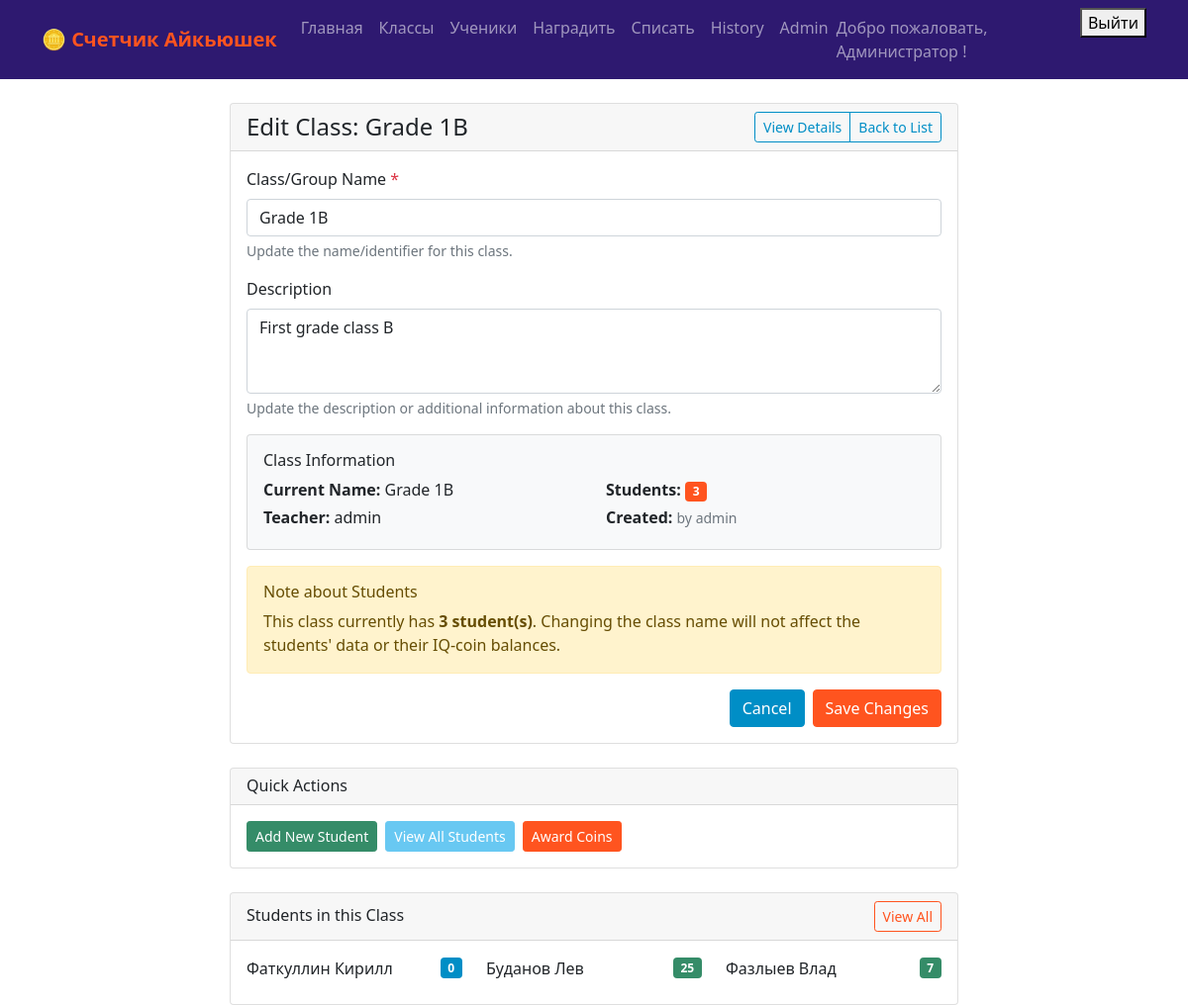
Screenshot of /classes/2/edit/ (signed in) with the database file from the repository.
### iqcoin_app/models.py (models this page shows, shortened)
class UserProfile(models.Model):
    user = models.OneToOneField(User, on_delete=models.CASCADE)
    role = models.CharField(max_length=10, choices=USER_ROLES, default='teacher')
    student = models.ForeignKey('Student', on_delete=models.SET_NULL, null=True, blank=True)
    full_name = models.CharField(max_length=100, blank=True, null=True)

class Class(models.Model):
    group = models.CharField(max_length=50)
    teacher = models.ForeignKey(User, on_delete=models.CASCADE)
    description = models.TextField(blank=True, null=True)

class Student(models.Model):
    name = models.CharField(max_length=100)
    group = models.ForeignKey(Class, on_delete=models.CASCADE)
    balance = models.IntegerField(default=0)
    phone_number = models.CharField(max_length=15, unique=True, blank=True, null=True)
    is_active = models.BooleanField(default=True)

### iqcoin_app/views.py (the view)
# urls.py: path('classes/<int:class_id>/edit/', views.class_edit, name='class_edit'),
@login_required
def class_edit(request, class_id):
    class_obj = get_object_or_404(Class, id=class_id, teacher=request.user)
    if request.method == 'POST':
        form = ClassEditForm(request.POST, instance=class_obj)
        if form.is_valid():
            updated_class = form.save()
            messages.success(request, f'Class "{updated_class.group}" has been updated successfully.')
            return redirect('class_detail', class_id=updated_class.id)
    else:
        form = ClassEditForm(instance=class_obj)
    context = {
        'form': form,
        'class_obj': class_obj,
    }
    return render(request, 'class_edit.html', context)

### iqcoin_app/forms.py
class ClassEditForm(forms.ModelForm):
    class Meta:
        model = Class
        fields = ['group', 'description']
        widgets = {
            'group': forms.TextInput(attrs={'class': 'form-control', 'placeholder': 'Enter class/group name'}),
            'description': forms.Textarea(attrs={'class': 'form-control', 'rows': 3, 'placeholder': 'Optional description'}),
        }
        labels = {
            'group': 'Class/Group Name',
            'description': 'Description',
        }

### iqcoin_app/templates/class_edit.html (shortened to what this page needs)
{% extends 'base.html' %}
{% block content %}
<div class="row justify-content-center">
    <div class="col-md-8">
        <div class="card">
            <div class="card-header d-flex justify-content-between align-items-center">
                <h4 class="mb-0">Edit Class: {{ class_obj.group }}</h4>
                <div class="btn-group btn-group-sm" role="group">
                    <a href="{% url 'class_detail' class_obj.id %}" class="btn btn-outline-secondary">
                         View Details
                    </a>
                    <a href="{% url 'class_list' %}" class="btn btn-outline-secondary">
                         Back to List
                    </a>
                </div>
            </div>
            <div class="card-body">
                <form method="post" novalidate>
                    <div class="mb-3">
                        <label for="{{ form.group.id_for_label }}" class="form-label">
                            {{ form.group.label }} <span class="text-danger">*</span>
                        </label>
                        {{ form.group }}
                        <div class="form-text">
                            Update the name/identifier for this class.
                        </div>
                    </div>
                    <div class="mb-3">
                        <label for="{{ form.description.id_for_label }}" class="form-label">
                            {{ form.description.label }}
                        </label>
                        {{ form.description }}
                        <div class="form-text">
                            Update the description or additional information about this class.
                        </div>
                    </div>
                    <div class="mb-3">
                        <div class="card bg-light">
                            <div class="card-body">
                                <h6 class="card-title">Class Information</h6>
                                <div class="row">
                                    <div class="col-md-6">
                                        <p class="card-text mb-1">
                                            <strong>Current Name:</strong> {{ class_obj.group }}
                                        </p>
                                        <p class="card-text mb-1">
                                            <strong>Teacher:</strong> {{ class_obj.teacher.username }}
                                        </p>
                                    </div>
                                    <div class="col-md-6">
                                        <p class="card-text mb-1">
                                            <strong>Students:</strong>
                                            <span class="badge bg-primary">{{ class_obj.student_set.count }}</span>
                                        </p>
                                        <p class="card-text mb-0">
                                            <strong>Created:</strong>
                                            <small class="text-muted">by {{ class_obj.teacher.username }}</small>
                                        </p>
                                    </div>
                                </div>
                            </div>
                        </div>
                    </div>
                    {% if class_obj.student_set.count > 0 %}
                        <div class="alert alert-warning">
                            <h6 class="alert-heading">
                                 Note about Students
                            </h6>
                            <p class="mb-0">
                                This class currently has <strong>{{ class_obj.student_set.count }} student(s)</strong>.
                                Changing the class name will not affect the students' data or their IQ-coin balances.
                            </p>
                        </div>
                    {% endif %}
                    <div class="d-grid gap-2 d-md-flex justify-content-md-end">
                        <a href="{% url 'class_detail' class_obj.id %}" class="btn btn-secondary">
                            Cancel
                        </a>
                        <button type="submit" class="btn btn-primary">
                             Save Changes
                        </button>
                    </div>
                </form>
            </div>
        </div>
        <div class="card mt-4">
            <div class="card-header">
                <h6 class="mb-0">Quick Actions</h6>
            </div>
            <div class="card-body">
                <div class="d-grid gap-2 d-md-flex">
                    <a href="{% url 'student_create' %}?class={{ class_obj.id }}" class="btn btn-success btn-sm">
                         Add New Student
                    </a>
                    <a href="{% url 'class_detail' class_obj.id %}" class="btn btn-info btn-sm">
                         View All Students
                    </a>
                    {% if class_obj.student_set.count > 0 %}
                        <a href="{% url 'award_coins' %}" class="btn btn-primary btn-sm">
                             Award Coins
                        </a>
                    {% endif %}
                </div>
            </div>
        </div>
        {% if class_obj.student_set.count > 0 %}
            <div class="card mt-4">
                <div class="card-header d-flex justify-content-between align-items-center">
                    <h6 class="mb-0">Students in this Class</h6>
                    <a href="{% url 'class_detail' class_obj.id %}" class="btn btn-outline-primary btn-sm">View All</a>
                </div>
                <div class="card-body">
                    <div class="row">
                        {% for student in class_obj.student_set.all|slice:":6" %}
                            <div class="col-md-4 mb-2">
                                <div class="d-flex justify-content-between align-items-center">
                                    <span>{{ student.name }}</span>
                                    <span class="badge bg-{% if student.balance > 0 %}success{% elif student.balance == 0 %}secondary{% else %}danger{% endif %}">
                                        {{ student.balance }}
                                    </span>
                                </div>
                            </div>
                        {% endfor %}
                    </div>
                </div>
            </div>
        {% endif %}
    </div>
</div>
{% endblock %}

### iqcoin_app/templates/base.html (shortened to what this page needs)
<!DOCTYPE html>
<html lang="en">
<head>
    <link href="https://cdn.jsdelivr.net/npm/bootstrap@5.1.3/dist/css/bootstrap.min.css" rel="stylesheet">
</head>
<body>
    <nav class="navbar navbar-expand-lg navbar-dark bg-primary">
        <div class="container">
            <a class="navbar-brand" href="{% url 'home' %}">🪙 Счетчик Айкьюшек</a>
            {% if user.is_authenticated %}
            <div class="navbar-nav ms-auto">
                <a class="nav-link" href="{% url 'home' %}">Главная</a>
                <a class="nav-link" href="{% url 'class_list' %}">Классы</a>
                <a class="nav-link" href="{% url 'student_list' %}">Ученики</a>
                <a class="nav-link" href="{% url 'award_coins' %}">Наградить</a>
                <a class="nav-link" href="{% url 'deduct_coins' %}">Списать</a>
                <a class="nav-link" href="{% url 'transaction_history' %}">History</a>
                {% if user.userprofile.role == 'admin' %}
                <a class="nav-link" href="{% url 'admin:index' %}">Admin</a>
                {% endif %}
                <span class="navbar-text me-3">
                    Добро пожаловать,
                    {% if user.userprofile.full_name %}
                        {{ user.userprofile.full_name }}
                    {% else %}
                        {{ user.username }}
                    {% endif %}!
                </span>
                <form method="post" action="{% url 'logout' %}" style="display: inline;">
                    <button type="submit" class="logout-btn">Выйти</button>
                </form>
            </div>
            {% endif %}
        </div>
    </nav>
    <div class="container mt-4">
        {% block content %}
        {% endblock %}
    </div>
</body>
</html>

### iqcoin_app/templates/base.html (style rules this page uses)
:root { --primary-orange: #ff541f; --primary-blue: #68C8F2; --dark-blue: #008EC6; --primary-green: #358c68; --primary-yellow: #FBBC42; --dark-purple: #2E1970; }
.btn-primary { background-color: var(--primary-orange); border-color: var(--primary-orange); }
.btn-success { background-color: var(--primary-green); border-color: var(--primary-green); }
.btn-info { background-color: var(--primary-blue); border-color: var(--primary-blue); color: white; }
.btn-secondary { background-color: var(--dark-blue); border-color: var(--dark-blue); }
.btn-outline-primary { color: var(--primary-orange); border-color: var(--primary-orange); }
.btn-outline-secondary { color: var(--dark-blue); border-color: var(--dark-blue); }
.navbar-brand { font-weight: bold; color: var(--primary-orange) !important; }
.navbar-dark.bg-primary { background-color: var(--dark-purple) !important; }
.badge.bg-primary { background-color: var(--primary-orange) !important; }
.badge.bg-success { background-color: var(--primary-green) !important; }
.badge.bg-secondary { background-color: var(--dark-blue) !important; }

### rows the page displays
Class: group "Grade 1B", description "First grade class B", teacher.username "admin", student_set.count "3"
Student: name "Фаткуллин Кирилл", balance "0"
Student: name "Буданов Лев", balance "25"
Student: name "Фазлыев Влад", balance "7"

### other values shown
{{ user.userprofile.full_name }} "Администратор"
